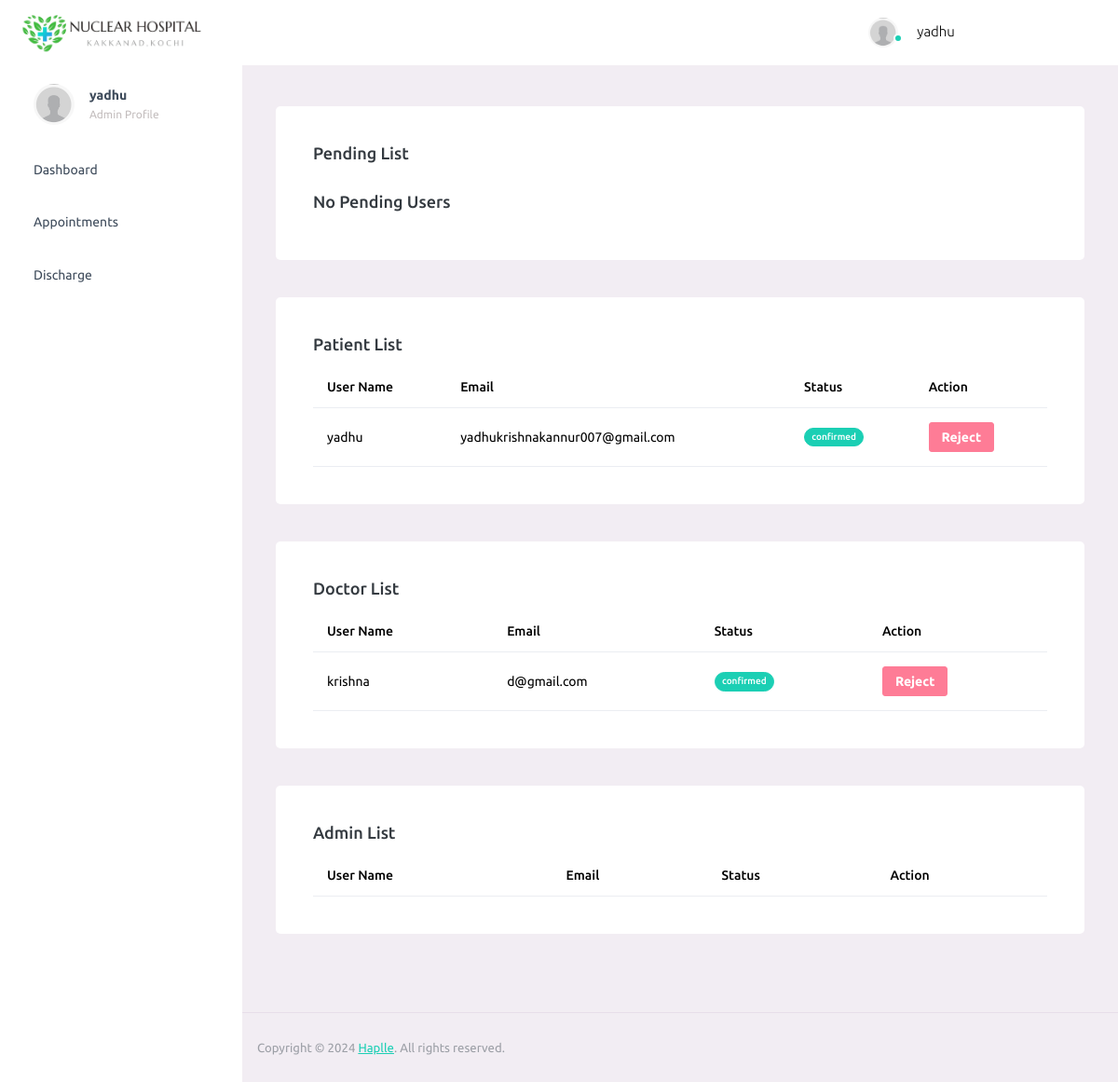
The app's page /admin-dashboard/ (signed in) with its own data.
### hospital/models.py (models this page shows, shortened)
class UserProfile(models.Model):
    USER_TYPE_CHOICES = (
        ('patient', 'Patient'),
        ('doctor', 'Doctor'),
        ('admin', 'Admin'),
    )
    DEPARTMENTS = (
        ('cardiology', 'Cardiology'),
        ('neurology', 'Neurology'),
        ('oncology', 'Oncology'),
        ('orthopedics', 'Orthopedics'),
        ('pediatrics', 'Pediatrics'),
        ('gynaecology', 'Gynaecology'),
        ('general', 'General'),
        ('emergency', 'Emergency'),
    )
    STATUS = (
        ('pending', 'Pending'),
        ('confirmed', 'Confirmed'),
        ('cancelled', 'Cancelled'),
    )
    user = models.OneToOneField(User, on_delete=models.CASCADE, related_name='profile')
    username = models.CharField(max_length=20, blank=True, null=True)
    name = models.CharField(max_length=20, blank=True, null=True)
    age = models.IntegerField(blank=True, null=True)
    address = models.TextField(blank=True, null=True)
    email = models.EmailField(max_length=50, blank=True, null=True)
    department = models .CharField(max_length=20, choices=DEPARTMENTS, blank=True, null=True)
    phone_no = models.CharField(max_length=20, blank=True, null=True)
    first_name = models.CharField(max_length=20, blank=True, null=True)
    last_name = models.CharField(max_length=20, blank=True, null=True)
    user_type = models.CharField(max_length=10, choices=USER_TYPE_CHOICES)
    status = models.CharField(max_length=10, choices=STATUS, default='pending')
    doctor_availability = models.BooleanField(default=False)

### hospital/views.py (the view)
# urls.py: path('admin-dashboard/', views.admin_dashboard_view, name='admin_dashboard'),
@login_required
def admin_dashboard_view(request):
    pendingusers = UserProfile.objects.filter(status='pending')
    patients = UserProfile.objects.filter(user_type='patient')
    doctors = UserProfile.objects.filter(user_type='doctor')
    admins = UserProfile.objects.filter(user_type='admin')
    return render(request, 'admin/dashboard.html' ,{
        'pendingusers': pendingusers,
        'patients': patients,
        'doctors': doctors,
        'admins': admins,
    })

### hospital/templates/admin/dashboard.html (shortened to what this page needs)
<!DOCTYPE html>
<html lang="en">
  <head>
    {% load static %}
    <link rel="stylesheet" href="{% static 'patient/assets/vendors/mdi/css/materialdesignicons.min.css' %}">
    <link rel="stylesheet" href="{% static 'patient/assets/vendors/ti-icons/css/themify-icons.css' %}">
    <link rel="stylesheet" href="{% static 'patient/assets/vendors/css/vendor.bundle.base.css' %}">
    <link rel="stylesheet" href="{% static 'patient/assets/vendors/font-awesome/css/font-awesome.min.css' %}">
    <link rel="stylesheet" href="{% static 'patient/assets/vendors/font-awesome/css/font-awesome.min.css' %}" />
    <link rel="stylesheet" href="{% static 'patient/assets/vendors/bootstrap-datepicker/bootstrap-datepicker.min.css' %}">
    <link rel="stylesheet" href="{% static 'patient/assets/css/style.css' %}">
  </head>
  <body>
    <div class="container-scroller">
      <nav class="navbar default-layout-navbar col-lg-12 col-12 p-0 fixed-top d-flex flex-row">
        <div class="text-center navbar-brand-wrapper d-flex align-items-center justify-content-start">
          <a class="" href="index.html"><img src="{% static 'patient/assets/images/logo.png' %}" alt="logo" width="200px" style="margin-left: 20px;"/></a>
        </div>
        <div class="navbar-menu-wrapper d-flex align-items-stretch">
          <button class="navbar-toggler navbar-toggler align-self-center" type="button" data-toggle="minimize">
            <span class="mdi mdi-menu"></span>
          </button>
          <ul class="navbar-nav navbar-nav-right">
            <li class="nav-item nav-profile dropdown">
              <a class="nav-link " href="#" data-bs-toggle="dropdown" aria-expanded="false">
                <div class="nav-profile-img">
                  <img src="{% static 'patient/assets/images/avatar.jpg' %}" alt="image">
                  <span class="availability-status online"></span>
                </div>
                <div class="nav-profile-text">
                  <p class="mb-1 text-black">{{ request.user.username }}</p>
                </div>
              </a>
            </li>
            <li class="nav-item d-none d-lg-block full-screen-link">
              <a class="nav-link">
                <i class="mdi mdi-fullscreen" id="fullscreen-button"></i>
              </a>
            </li>
            <li class="nav-item nav-logout d-none d-lg-block">
              <a class="nav-link" href="{% url 'logout' %}" onclick="return confirmLogout();">
                <i class="mdi mdi-logout"></i>
              </a>
            </li>
          </ul>
        </div>
      </nav>
      <div class="container-fluid page-body-wrapper">
        <nav class="sidebar sidebar-offcanvas" id="sidebar">
          <ul class="nav">
            <li class="nav-item nav-profile">
              <a href="#" class="nav-link">
                <div class="nav-profile-image">
                  <img src="{% static 'patient/assets/images/avatar.jpg' %}" alt="profile" />
                </div>
                <div class="nav-profile-text d-flex flex-column">
                  <span class="font-weight-bold mb-2">{{ request.user.username }}</span>
                  <span class="text-secondary text-small">Admin Profile</span>
                </div>
                <i class="mdi mdi-bookmark-check text-success nav-profile-badge"></i>
              </a>
            </li>
            <li class="nav-item">
              <a class="nav-link" href="{% url 'patient_dashboard' %}">
                <span class="menu-title">Dashboard</span>
                <i class="mdi mdi-home menu-icon"></i>
              </a>
            </li>
            <li class="nav-item">
              <a class="nav-link" data-bs-toggle="collapse" href="{% url 'appointments' %}" aria-expanded="false" aria-controls="icons">
                <span class="menu-title">Appointments</span>
                <i class="mdi mdi-contacts menu-icon"></i>
              </a>
            </li>
            <li class="nav-item">
              <a class="nav-link" data-bs-toggle="collapse" href="{% url 'discharge' %}" aria-expanded="false" aria-controls="forms">
                <span class="menu-title">Discharge</span>
                <i class="mdi mdi-format-list-bulleted menu-icon"></i>
              </a>
            </li>
          </ul>
        </nav>
        <div class="main-panel">
          <div class="content-wrapper">
            {% block content %}
            <div class="row">
              <div class="col-12 grid-margin">
                <div class="card">
                  <div class="card-body">
                    <h4 class="card-title">Pending List</h4>
                    {% if not pendingusers %}
                    <br>
                    <h4 class="card-title">No Pending Users</h4>
                    {% endif %}
                  </div>
                </div>
              </div>
              <div class="col-12 grid-margin">
                <div class="card">
                  <div class="card-body">
                    <h4 class="card-title">Patient List</h4>
                    <div class="table-responsive">
                      <table class="table usertable">
                        <thead>
                          <tr>
                            <th> User Name </th>
                            <th> Email </th>
                            <th> Status </th>
                            <th> Action </th>
                          </tr>
                        </thead>
                        <tbody>
                          {% for user in patients %}
                          <tr>
                            <td> {{ user.username }} </td>
                            <td> {{ user.email }} </td>
                            {% if user.status == 'confirmed' %}
                            <td> <label  class="badge badge-success"> {{ user.status }}</label> </td>
                            {% elif user.status == 'cancelled' %}
                            <td> <span class="badge badge-danger">Rejected</span> </td>
                            {% else %}
                            <td> <span class="badge badge-warning">Pending</span> </td>
                            {% endif %}
                            <td>
                              <form method="post" action="{% url 'reject_user' user.id %}">
                                <button type="submit" class="btn btn-danger btn-sm">Reject</button>
                              </form>
                            </td>
                          </tr>
                          {% endfor %}
                        </tbody>
                      </table>
                    </div>
                  </div>
                </div>
              </div>
              <div class="col-12 grid-margin">
                <div class="card">
                  <div class="card-body">
                    <h4 class="card-title">Doctor List</h4>
                    <div class="table-responsive">
                      <table class="table usertable">
                        <thead>
                          <tr>
                            <th> User Name </th>
                            <th> Email </th>
                            <th> Status </th>
                            <th> Action </th>
                          </tr>
                        </thead>
                        <tbody>
                          {% for user in doctors %}
                          <tr>
                            <td> {{ user.username }} </td>
                            <td> {{ user.email }} </td>
                            {% if user.status == 'confirmed' %}
                            <td> <label  class="badge badge-success"> {{ user.status }}</label> </td>
                            {% elif user.status == 'cancelled' %}
                            <td> <span class="badge badge-danger">Rejected</span> </td>
                            {% else %}
                            <td> <span class="badge badge-warning">Pending</span> </td>
                            {% endif %}
                            <td>
                              <form method="post" action="{% url 'reject_user' user.id %}">
                                <button type="submit" class="btn btn-danger btn-sm">Reject</button>
                              </form>
                            </td>
                          </tr>
                          {% endfor %}
                        </tbody>
                      </table>
                    </div>
                  </div>
                </div>
              </div>
              <div class="col-12 grid-margin">
                <div class="card">
                  <div class="card-body">
                    <h4 class="card-title">Admin List</h4>
                    <div class="table-responsive">
                      <table class="table usertable">
                        <thead>
                          <tr>
                            <th> User Name  </th>
                            <th> Email </th>
                            <th> Status </th>
                            <th> Action </th>
                          </tr>
                        </thead>
                      </table>
                    </div>
                  </div>
                </div>
              </div>
            </div>
            {% endblock %}
          </div>
          <footer class="footer">
            <div class="d-sm-flex justify-content-center justify-content-sm-between">
              <span class="text-muted text-center text-sm-left d-block d-sm-inline-block">Copyright © 2024 <a href="#" target="_blank">Haplle</a>. All rights reserved.</span>
            </div>
          </footer>
        </div>
      </div>
    </div>
  </body>
</html>

### records on screen
UserProfile: username "yadhu", email "yadhukrishnakannur007@gmail.com", status "confirmed"
UserProfile: username "krishna", email "d@gmail.com", status "confirmed"

### other values on screen
{{ request.user.username }} "yadhu"
